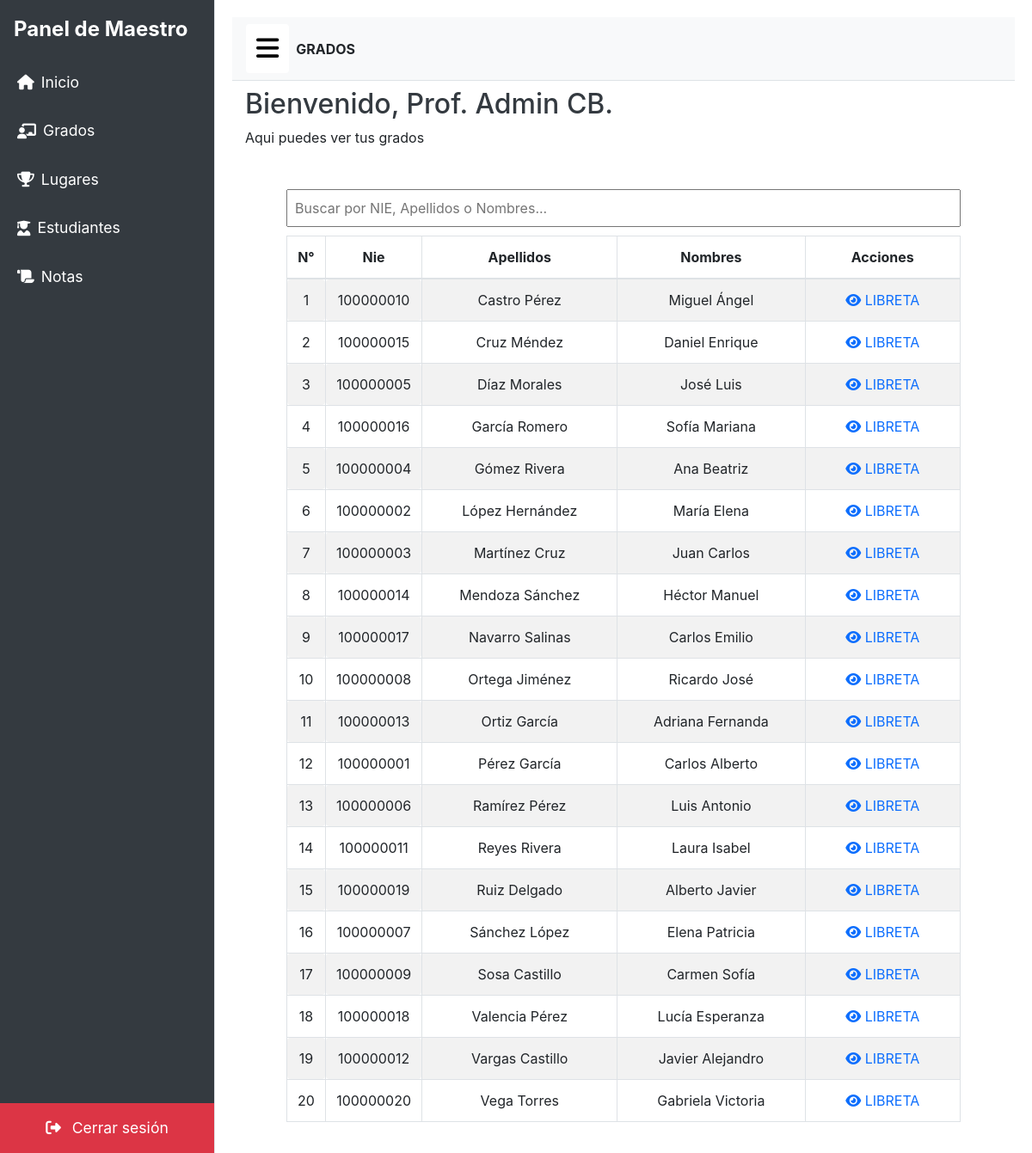
The page /main/grados.php?grado=1ERO (signed in) on the database its author committed.
### tables this page shows
CREATE TABLE `alumnos` (
  `nie` int(9) NOT NULL,
  `nombre` varchar(50) NOT NULL,
  `apellidos` varchar(50) NOT NULL,
  `grado` varchar(4) NOT NULL
);

### php/generarTablaGrado.php (the view, shortened to what this page needs)
<link href="https://stackpath.bootstrapcdn.com/bootstrap/4.5.2/css/bootstrap.min.css" rel="stylesheet">
<div class="ml-5 mr-5 mt-5">
    <input type="text" id="searchInput" class="search-input" placeholder="Buscar por NIE, Apellidos o Nombres...">
    <div class="table-responsive">
        <table class="table table-striped table-bordered" id="alumnosTable">
            <thead>
                <tr>
                    <th>N°</th>
                    <th>Nie</th>
                    <th>Apellidos</th>
                    <th>Nombres</th>
                    <th>Acciones</th>
                </tr>
            </thead>
            <tbody>
                <?php
                $grado = $_GET["grado"];
                include("connDB.php");
                $consulta = "SELECT * FROM alumnos WHERE grado = '$grado' ORDER BY apellidos";
                $result = mysqli_query($conn, $consulta);
                $numLista = 0;
                if (mysqli_num_rows($result) > 0) {
                    while ($row = mysqli_fetch_assoc($result)) {
                        $numLista++;
                        ?>
                        <tr>
                            <td class="num"><?php echo $numLista ?></td>
                            <td class="num"><?php echo $row["nie"] ?></td>
                            <td><?php echo $row["apellidos"] ?></td>
                            <td><?php echo $row["nombre"] ?></td>
                            <td>
                                <a href="libreta.php?nie=<?php echo $row["nie"] ?>" class="link-primary">
                                    <i class="fa-solid fa-eye"></i> LIBRETA
                                </a>
                            </td>
                        </tr>
                        <?php
                    }
                }
                ?>
            </tbody>
        </table>
    </div>
</div>

### php/generarTablaGrado.php (style rules this page uses)
table { text-align: center; }
input { width: 100px; font-size: 12px; }
.num { width: 10px; border-radius: 4px; border: 1px solid black; background-color: white; padding: 2px; text-align: center; }
td a { border-radius: 4px; padding: 7px 10px; }
.search-input { width: 100%; margin-bottom: 10px; padding: 8px; font-size: 16px; }

### rows shown on the page
alumnos: nie "100000010", apellidos "Castro Pérez", nombre "Miguel Ángel"
alumnos: nie "100000015", apellidos "Cruz Méndez", nombre "Daniel Enrique"
alumnos: nie "100000005", apellidos "Díaz Morales", nombre "José Luis"
alumnos: nie "100000016", apellidos "García Romero", nombre "Sofía Mariana"
alumnos: nie "100000004", apellidos "Gómez Rivera", nombre "Ana Beatriz"
alumnos: nie "100000002", apellidos "López Hernández", nombre "María Elena"
alumnos: nie "100000003", apellidos "Martínez Cruz", nombre "Juan Carlos"
alumnos: nie "100000014", apellidos "Mendoza Sánchez", nombre "Héctor Manuel"
alumnos: nie "100000017", apellidos "Navarro Salinas", nombre "Carlos Emilio"
alumnos: nie "100000008", apellidos "Ortega Jiménez", nombre "Ricardo José"
alumnos: nie "100000013", apellidos "Ortiz García", nombre "Adriana Fernanda"
alumnos: nie "100000001", apellidos "Pérez García", nombre "Carlos Alberto"
alumnos: nie "100000006", apellidos "Ramírez Pérez", nombre "Luis Antonio"
alumnos: nie "100000011", apellidos "Reyes Rivera", nombre "Laura Isabel"
alumnos: nie "100000019", apellidos "Ruiz Delgado", nombre "Alberto Javier"
alumnos: nie "100000007", apellidos "Sánchez López", nombre "Elena Patricia"
alumnos: nie "100000009", apellidos "Sosa Castillo", nombre "Carmen Sofía"
alumnos: nie "100000018", apellidos "Valencia Pérez", nombre "Lucía Esperanza"
alumnos: nie "100000012", apellidos "Vargas Castillo", nombre "Javier Alejandro"
alumnos: nie "100000020", apellidos "Vega Torres", nombre "Gabriela Victoria"

### other values the page prints
$_SESSION["nombre"] "Admin CB"
